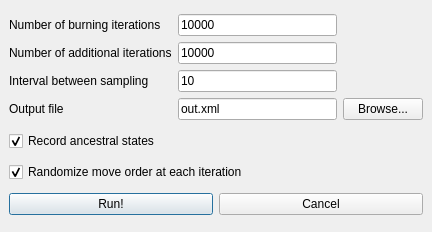
<ui version="4.0" >
 <class>RunParam</class>
 <widget class="QDialog" name="RunParam" >
  <property name="geometry" >
   <rect>
    <x>0</x>
    <y>0</y>
    <width>432</width>
    <height>232</height>
   </rect>
  </property>
  <property name="windowTitle" >
   <string>Parameters...</string>
  </property>
  <layout class="QGridLayout" >
   <property name="leftMargin" >
    <number>9</number>
   </property>
   <property name="topMargin" >
    <number>9</number>
   </property>
   <property name="rightMargin" >
    <number>9</number>
   </property>
   <property name="bottomMargin" >
    <number>9</number>
   </property>
   <property name="horizontalSpacing" >
    <number>6</number>
   </property>
   <property name="verticalSpacing" >
    <number>6</number>
   </property>
   <item row="2" column="0" >
    <widget class="QCheckBox" name="randOrder" >
     <property name="text" >
      <string>Randomize move order at each iteration</string>
     </property>
     <property name="checked" >
      <bool>true</bool>
     </property>
    </widget>
   </item>
   <item row="3" column="0" >
    <layout class="QGridLayout" >
     <property name="leftMargin" >
      <number>0</number>
     </property>
     <property name="topMargin" >
      <number>0</number>
     </property>
     <property name="rightMargin" >
      <number>0</number>
     </property>
     <property name="bottomMargin" >
      <number>0</number>
     </property>
     <property name="horizontalSpacing" >
      <number>6</number>
     </property>
     <property name="verticalSpacing" >
      <number>6</number>
     </property>
     <item row="0" column="0" >
      <widget class="QPushButton" name="RunButton" >
       <property name="text" >
        <string>Run!</string>
       </property>
      </widget>
     </item>
     <item row="0" column="1" >
      <widget class="QPushButton" name="CancelButton" >
       <property name="text" >
        <string>Cancel</string>
       </property>
      </widget>
     </item>
    </layout>
   </item>
   <item row="0" column="0" >
    <layout class="QGridLayout" >
     <property name="leftMargin" >
      <number>0</number>
     </property>
     <property name="topMargin" >
      <number>0</number>
     </property>
     <property name="rightMargin" >
      <number>0</number>
     </property>
     <property name="bottomMargin" >
      <number>0</number>
     </property>
     <property name="horizontalSpacing" >
      <number>6</number>
     </property>
     <property name="verticalSpacing" >
      <number>6</number>
     </property>
     <item row="3" column="1" >
      <widget class="QLineEdit" name="outfileText" >
       <property name="text" >
        <string>out.xml</string>
       </property>
      </widget>
     </item>
     <item row="1" column="0" >
      <widget class="QLabel" name="label_2" >
       <property name="text" >
        <string>Number of additional iterations</string>
       </property>
      </widget>
     </item>
     <item row="0" column="1" >
      <widget class="QLineEdit" name="burninText" >
       <property name="text" >
        <string>10000</string>
       </property>
      </widget>
     </item>
     <item row="3" column="0" >
      <widget class="QLabel" name="label_4" >
       <property name="text" >
        <string>Output file</string>
       </property>
      </widget>
     </item>
     <item row="0" column="0" >
      <widget class="QLabel" name="label" >
       <property name="text" >
        <string>Number of burning iterations</string>
       </property>
      </widget>
     </item>
     <item row="3" column="2" >
      <widget class="QPushButton" name="BrowseButton" >
       <property name="text" >
        <string>Browse...</string>
       </property>
      </widget>
     </item>
     <item row="2" column="0" >
      <widget class="QLabel" name="label_3" >
       <property name="text" >
        <string>Interval between sampling</string>
       </property>
      </widget>
     </item>
     <item row="1" column="1" >
      <widget class="QLineEdit" name="additionalText" >
       <property name="text" >
        <string>10000</string>
       </property>
      </widget>
     </item>
     <item row="2" column="1" >
      <widget class="QLineEdit" name="thininText" >
       <property name="text" >
        <string>10</string>
       </property>
      </widget>
     </item>
    </layout>
   </item>
   <item row="1" column="0" >
    <widget class="QCheckBox" name="recAncStates" >
     <property name="text" >
      <string>Record ancestral states</string>
     </property>
     <property name="checked" >
      <bool>true</bool>
     </property>
    </widget>
   </item>
  </layout>
 </widget>
 <resources/>
 <connections/>
</ui>
